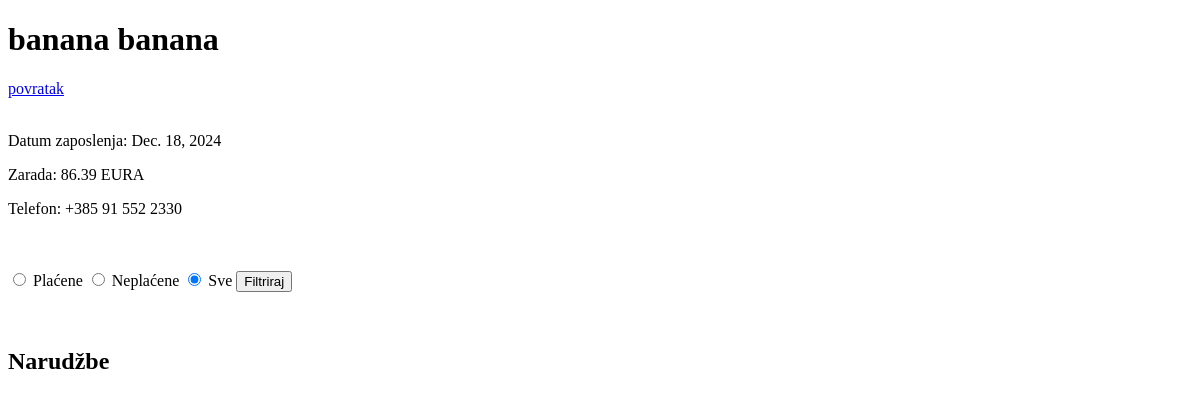
The page /konobar/32/ on the database as committed earlier.
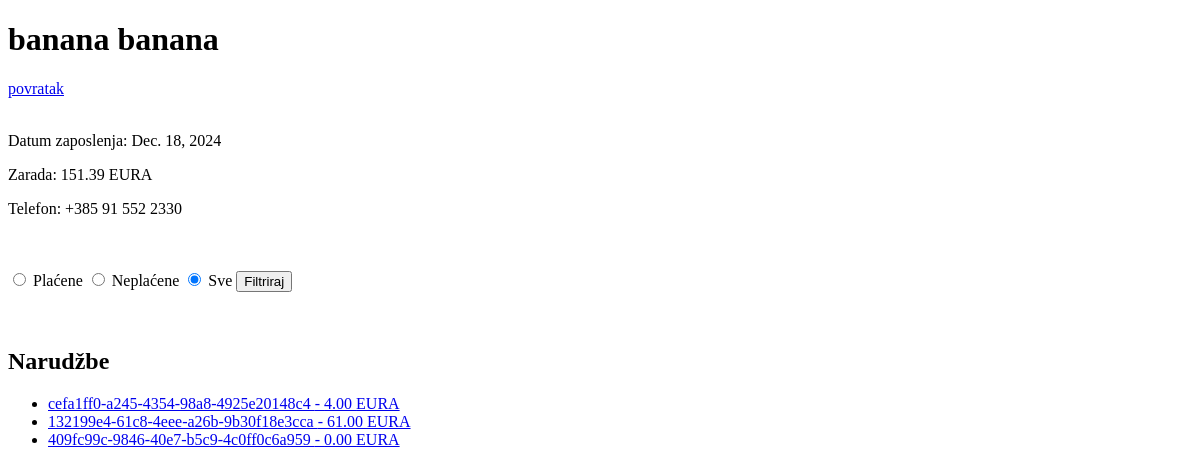
The same page on the database as committed later.
### main/models.py (models this page shows, shortened)
class Konobar(models.Model):
    user = models.OneToOneField(User, on_delete=models.CASCADE, related_name='konobar', null=True, blank=True)
    konobar_ime = models.CharField(max_length=50)
    konobar_prezime = models.CharField(max_length=50)
    konobar_datum_zaposlenja = models.DateField(auto_now_add=True)
    konobar_zarada = models.DecimalField(max_digits=10, decimal_places=2, default=0.00, validators=[MinValueValidator(0.00)])
    konobar_telefon = models.CharField(max_length=15, null=True, blank=True)

class Narudzba(models.Model):
    narudzba_sifra =  models.UUIDField(default=uuid.uuid4, editable=False, unique=True)                 # models.CharField(max_length=10)
    narudzba_kolicina_stavki = models.PositiveIntegerField(
        validators=[MinValueValidator(0)],
        blank = True
    )
    narudzba_konobar = models.ForeignKey(
        User,
        on_delete=models.CASCADE,
        related_name='narudzbe'
    )
    narudzba_datum_kreiranja = models.DateTimeField(default=timezone.now)
    narudzba_placena = models.BooleanField(default=False)
    narudzba_ukupna_cijena = models.DecimalField(max_digits=10, decimal_places=2, default=0.00)

### main/views.py (the view)
# urls.py: path('konobar/<int:user_pk>/', views.KonobarDetailViewFromAdmin.as_view(), name='konobar_detail'),
class KonobarDetailViewFromAdmin(DetailView):
    model = Konobar
    template_name = 'main/admin/lista_konobara/detalji_konobara/detail_view.html'
    context_object_name = 'konobar'
    def get_object(self):
        return Konobar.objects.get(user__pk=self.kwargs['user_pk'])
    def get_context_data(self, **kwargs):
        context = super().get_context_data(**kwargs)
        konobar = self.get_object()
        filter_status = self.request.GET.get('placeno', None)
        if filter_status == 'true':
            narudzbe = konobar.user.narudzbe.filter(narudzba_placena=True)
        elif filter_status == 'false':
            narudzbe = konobar.user.narudzbe.filter(narudzba_placena=False)
        else:
            narudzbe = konobar.user.narudzbe.all()
        context['narudzbe'] = narudzbe
        return context

### main/templates/main/admin/lista_konobara/detalji_konobara/detail_view.html (shortened to what this page needs)
<!DOCTYPE html>
<html lang="en">
<head>
</head>
<body>
    <h1>{{ konobar.konobar_ime }} {{ konobar.konobar_prezime }}</h1>
    <a href="{% url 'main:konobar_list_view' %}">
        povratak
    </a>
    <br>
    <br>
    <p>Datum zaposlenja: {{ konobar.konobar_datum_zaposlenja }}</p>
    <p>Zarada: {{ konobar.konobar_zarada }} EURA</p>
    <p>Telefon: {{ konobar.konobar_telefon }}</p>
    <br>
    <br>
    <form method="GET">
        <label>
            <input type="radio" name="placeno" value="true" {% if request.GET.placeno == "true" %}checked{% endif %}>
            Plaćene
        </label>
        <label>
            <input type="radio" name="placeno" value="false" {% if request.GET.placeno == "false" %}checked{% endif %}>
            Neplaćene
        </label>
        <label>
            <input type="radio" name="placeno" value="" {% if not request.GET.placeno %}checked{% endif %}>
            Sve
        </label>
        <button type="submit">Filtriraj</button>
    </form>
    <br>
    <br>
    <h2>Narudžbe</h2>
    <ul>
        {% for narudzba in narudzbe %}
            <li>
                <a href="{% url 'main:narudzba_detail' narudzba.narudzba_sifra %}">
                    {{ narudzba.narudzba_sifra }} - {{ narudzba.narudzba_ukupna_cijena }} EURA
                </a>
            </li>
        {% endfor %}
    </ul>
</body>
</html>

Rows that differ between the two databases and show on the page:
changed Konobar "banana": konobar_zarada "86.39" → "151.39"
added Narudzba: narudzba_sifra "cefa1ff0-a245-4354-98a8-4925e20148c4", narudzba_ukupna_cijena "4.00"
added Narudzba: narudzba_sifra "132199e4-61c8-4eee-a26b-9b30f18e3cca", narudzba_ukupna_cijena "61.00"
added Narudzba: narudzba_sifra "409fc99c-9846-40e7-b5c9-4c0ff0c6a959", narudzba_ukupna_cijena "0.00"
